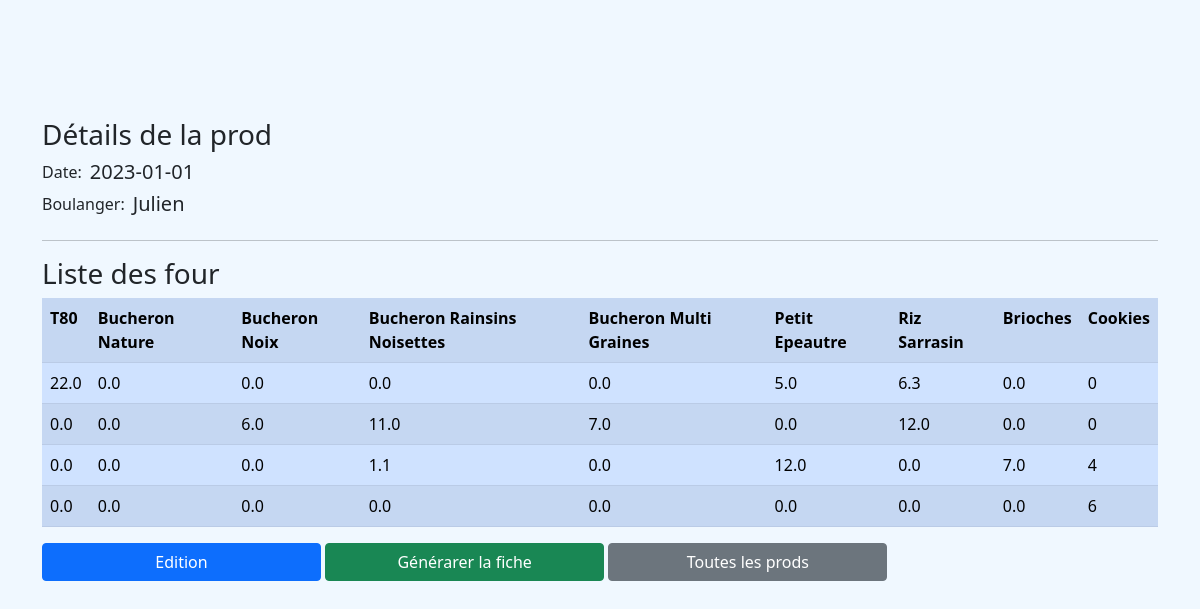
Page /prod/prodlist/2/ on the earlier database version.
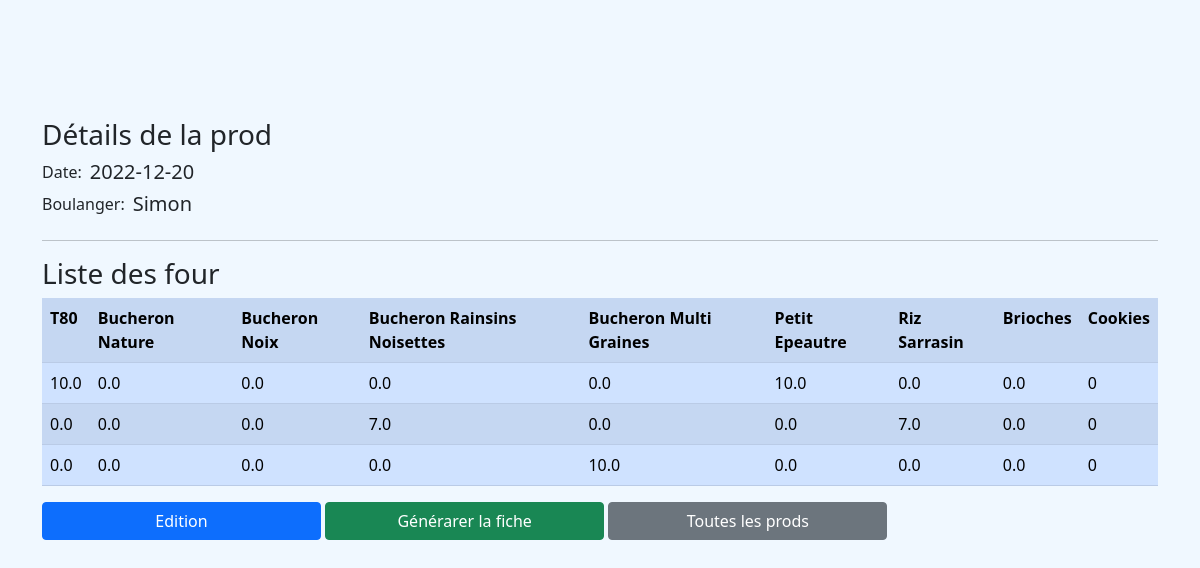
Same page on the later database version.
### prod/models.py (models this page shows, shortened)
class Prod(models.Model):
    date = models.DateField(unique=True)
    boulanger = models.CharField(
        max_length=100, default="", null="", choices=boulanger_list
    )

class Data(models.Model):
    prod_id = models.ForeignKey(Prod, on_delete=models.CASCADE)
    T80 = models.FloatField(default=0)
    BuchNat = models.FloatField(default=0)
    BuchMG = models.FloatField(default=0)
    BuchRN = models.FloatField(default=0)
    BuchNoix = models.FloatField(
        default=0,
    )
    RizSar = models.FloatField(
        default=0,
    )
    PetEp = models.FloatField(
        default=0,
    )
    Brioche = models.FloatField(
        default=0,
    )
    Cookies = models.IntegerField(default=0)

### prod/views.py (the view)
# urls.py: path("prodlist/<int:pk>/", views.ProdDetailView.as_view(), name="prod_detail"),
class ProdDetailView(DetailView):
    model = Prod
    template_name = "prod_detail.html"

### templates/prod_detail.html (shortened to what this page needs)
{% extends 'base.html' %} {% block title %}{{ prod.date }}{% endblock %}
{%block content %}
<h3>Détails de la prod</h3>
<div class="d-flex d-flex-inline">
  <span class="pe-2">Date:</span>
  <h5>{{ prod.date|title }}</h5>
</div>
<div class="d-flex d-flex-inline">
  <span class="pe-2">Boulanger:</span>
  <h5>{{ prod.boulanger|title }}</h5>
</div>
<hr />
<h3>Liste des four</h3>
<table class="table table-primary table-striped">
    <tr>
        <th>T80</th>
        <th>Bucheron Nature</th>
        <th>Bucheron Noix</th>
        <th>Bucheron Rainsins Noisettes</th>
        <th>Bucheron Multi Graines</th>
        <th>Petit Epeautre</th>
        <th>Riz Sarrasin</th>
        <th>Brioches</th>
        <th>Cookies</th>
    </tr>
    {% for elem in prod.data_set.all %}
    <tr>
        <td>{{ elem.T80 }}</td>
        <td>{{ elem.BuchNat }}</td>
        <td>{{ elem.BuchNoix }}</td>
        <td>{{ elem.BuchRN }}</td>
        <td>{{ elem.BuchMG }}</td>
        <td>{{ elem.PetEp }}</td>
        <td>{{ elem.RizSar }}</td>
        <td>{{ elem.Brioche }}</td>
        <td>{{ elem.Cookies }}</td>
    </tr>
    {% endfor %}
</table>
<div>
  <a
    href="{% url 'prod:prod_edit' pk=prod.pk %}"
    role="button"
    class="btn btn-primary col-3"
    >Edition</a
  >
  <a
    href="{% url 'prod:fiche_prod' pk=prod.pk %}"
    role="button"
    class="btn btn-success col-3"
    >Générarer la fiche</a
  >
  <a
    href="{% url 'prod:list_prod' %}"
    role="button"
    class="btn btn-secondary col-3"
    >Toutes les prods</a
  >
</div>
{% endblock content %}

Differences in the rows shown:
no longer on this page (row edited): Data: T80 "22.0", BuchNat "0.0", BuchNoix "0.0", BuchRN "0.0", BuchMG "0.0", PetEp "5.0", RizSar "6.3", Brioche "0.0", Cookies "0"
no longer on this page (row edited): Data: T80 "0.0", BuchNat "0.0", BuchNoix "6.0", BuchRN "11.0", BuchMG "7.0", PetEp "0.0", RizSar "12.0", Brioche "0.0", Cookies "0"
no longer on this page (row edited): Data: T80 "0.0", BuchNat "0.0", BuchNoix "0.0", BuchRN "1.1", BuchMG "0.0", PetEp "12.0", RizSar "0.0", Brioche "7.0", Cookies "4"
no longer on this page (row edited): Data: T80 "0.0", BuchNat "0.0", BuchNoix "0.0", BuchRN "0.0", BuchMG "0.0", PetEp "0.0", RizSar "0.0", Brioche "0.0", Cookies "6"
changed Prod: date "2023-01-01" → "2022-12-20"; boulanger "Julien" → "Simon"
added Data: T80 "10.0", BuchNat "0.0", BuchNoix "0.0", BuchRN "0.0", BuchMG "0.0", PetEp "10.0", RizSar "0.0", Brioche "0.0", Cookies "0"
now on this page (row edited): Data: T80 "0.0", BuchNat "0.0", BuchNoix "0.0", BuchRN "7.0", BuchMG "0.0", PetEp "0.0", RizSar "7.0", Brioche "0.0", Cookies "0"
now on this page (row edited): Data: T80 "0.0", BuchNat "0.0", BuchNoix "0.0", BuchRN "0.0", BuchMG "10.0", PetEp "0.0", RizSar "0.0", Brioche "0.0", Cookies "0"
